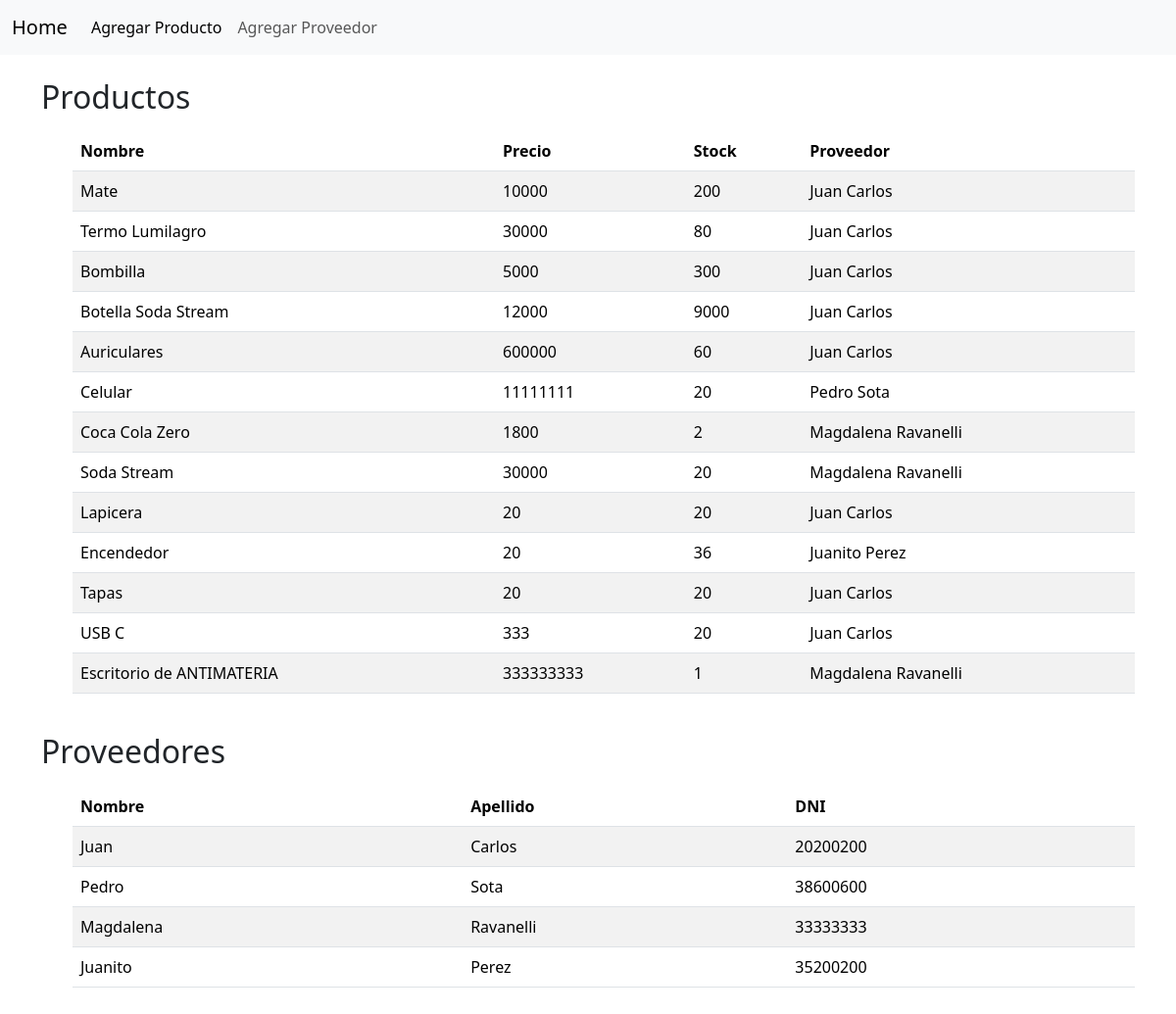
The page / on the database its author committed.
### compra/models.py (models this page shows, shortened)
class Producto(models.Model):
    nombre = models.CharField(max_length=50)
    precio = models.IntegerField()
    stock_actual = models.IntegerField()
    proveedor = models.ForeignKey(Proveedor, on_delete=models.CASCADE)

class Proveedor(models.Model):
    id = models.AutoField(primary_key=True)
    nombre = models.CharField(max_length=50)
    apellido = models.CharField(max_length=50)
    dni = models.IntegerField()

### compra/views.py (the view)
# urls.py: path('', home, name='home'),
def home(request):
    productosListados = Producto.objects.all()
    proveedoresListados = Proveedor.objects.all()
    return render(request, 'home.html', {"productos": productosListados, "proveedores": proveedoresListados})

### compra/templates/home.html (shortened to what this page needs)
{% extends "./base.html" %}
{% block body %}
    <h2>Productos</h2>
    <ul class="table-responsive py-2">
        <table class="table table-striped">
            <thead>
                <tr>
                    <th>Nombre</th>
                    <th>Precio</th>
                    <th>Stock</th>
                    <th>Proveedor</th>
                </tr>
            </thead>
            <tbody>
                {% for p in productos %}
                    <tr>
                        <td>{{p.nombre}}</td>
                        <td>{{p.precio}}</td>
                        <td>{{p.stock_actual}}</td>
                        <td>{{ p.proveedor.nombre }} {{ p.proveedor.apellido }}</td>
                    </tr>
                {% endfor %}
            </tbody>
        </table>
    </ul>
    <h2>Proveedores</h2>
    <ul class="table-responsive py-2">
        <table class="table table-striped">
            <thead>
                <tr>
                    <th>Nombre</th>
                    <th>Apellido</th>
                    <th>DNI</th>
                </tr>
            </thead>
            <tbody>
                {% for p in proveedores %}
                    <tr>
                        <td>{{p.nombre}}</td>
                        <td>{{p.apellido}}</td>
                        <td>{{p.dni}}</td>
                    </tr>
                {% endfor %}
            </tbody>
        </table>
    </ul>
{% endblock %}

### compra/templates/base.html (shortened to what this page needs)
<!doctype html>
<html lang="en">
<head>
    <link href="https://cdn.jsdelivr.net/npm/bootstrap@5.3.3/dist/css/bootstrap.min.css"
          rel="stylesheet"
>
</head>
<body>
    <nav class="navbar navbar-expand-lg bg-body-tertiary">
  <div class="container-fluid">
    <a class="navbar-brand" href="{% url 'home' %}">Home</a>
    <div class="collapse navbar-collapse" id="navbarNav">
      <ul class="navbar-nav">
        <li class="nav-item">
          <a class="nav-link active" aria-current="page" href="{% url 'crearproducto' %}">Agregar Producto</a>
        </li>
        <li class="nav-item">
          <a class="nav-link" href="{% url 'crearproveedor' %}">Agregar Proveedor</a>
        </li>
      </ul>
    </div>
  </div>
</nav>
    <div class="container py-4">
        {% block body %}
        {% endblock %}
    </div>
</body>
</html>

### rows shown on the page
Producto: nombre "Mate", precio "10000", stock_actual "200", proveedor.nombre "Juan", proveedor.apellido "Carlos"
Producto: nombre "Termo Lumilagro", precio "30000", stock_actual "80", proveedor.nombre "Juan", proveedor.apellido "Carlos"
Producto: nombre "Bombilla", precio "5000", stock_actual "300", proveedor.nombre "Juan", proveedor.apellido "Carlos"
Producto: nombre "Botella Soda Stream", precio "12000", stock_actual "9000", proveedor.nombre "Juan", proveedor.apellido "Carlos"
Producto: nombre "Auriculares", precio "600000", stock_actual "60", proveedor.nombre "Juan", proveedor.apellido "Carlos"
Producto: nombre "Celular", precio "11111111", stock_actual "20", proveedor.nombre "Pedro", proveedor.apellido "Sota"
Producto: nombre "Coca Cola Zero", precio "1800", stock_actual "2", proveedor.nombre "Magdalena", proveedor.apellido "Ravanelli"
Producto: nombre "Soda Stream", precio "30000", stock_actual "20", proveedor.nombre "Magdalena", proveedor.apellido "Ravanelli"
Producto: nombre "Lapicera", precio "20", stock_actual "20", proveedor.nombre "Juan", proveedor.apellido "Carlos"
Producto: nombre "Encendedor", precio "20", stock_actual "36", proveedor.nombre "Juanito", proveedor.apellido "Perez"
Producto: nombre "Tapas", precio "20", stock_actual "20", proveedor.nombre "Juan", proveedor.apellido "Carlos"
Producto: nombre "USB C", precio "333", stock_actual "20", proveedor.nombre "Juan", proveedor.apellido "Carlos"
Producto: nombre "Escritorio de ANTIMATERIA", precio "333333333", stock_actual "1", proveedor.nombre "Magdalena", proveedor.apellido "Ravanelli"
Proveedor: nombre "Juan", apellido "Carlos", dni "20200200"
Proveedor: nombre "Pedro", apellido "Sota", dni "38600600"
Proveedor: nombre "Magdalena", apellido "Ravanelli", dni "33333333"
Proveedor: nombre "Juanito", apellido "Perez", dni "35200200"
